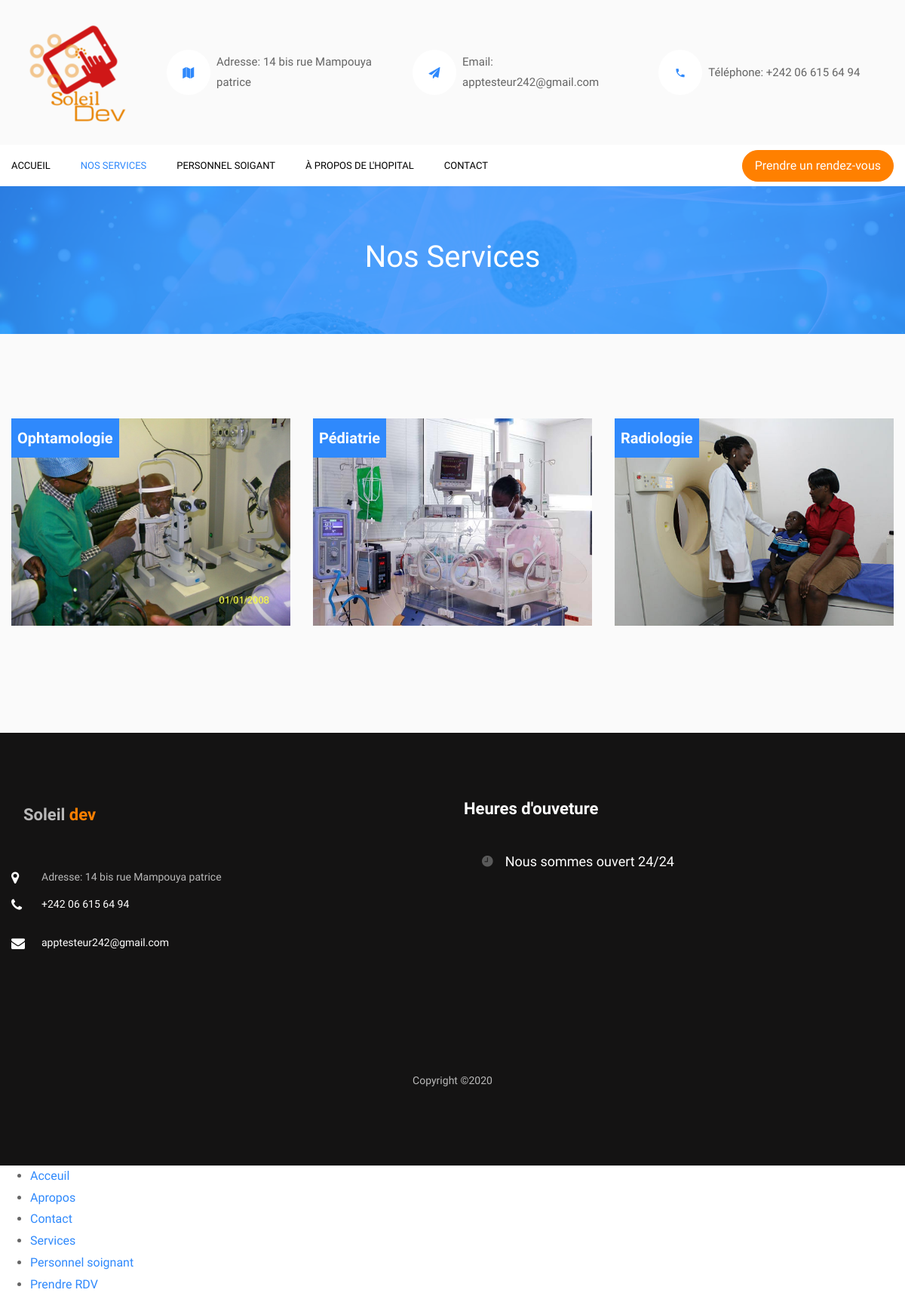
The app's page /service/ with its own data.
### service/models.py (models this page shows, shortened)
class Service(models.Model):
    image_service = models.ImageField()
    nom_service = models.CharField(primary_key=True, max_length=50)
    specialisteM = models.CharField(unique=True, max_length=50)
    specialisteF = models.CharField(unique=True, max_length=50)
    class Meta:
        verbose_name = 'Services'
        verbose_name_plural = 'Services'

### service/views.py (the view)
# urls.py: path('', views.index, name='indexprojet'),
def index(request):
    requete = Service.objects.all()
    return render(request, 'service/service.html', {'services':requete})

### service/templates/service/service.html (shortened to what this page needs)
{% extends "layouts/base.html" %}
{% block menu %}
<nav class="navbar navbar-expand-lg navbar-dark bg-dark ftco-navbar-light" id="ftco-navbar">
  <div class="container d-flex align-items-center">
    <p class="button-custom order-lg-last mb-0"><a href="{% url 'rdv' %}" class="btn btn-secondary py-2 px-3">Prendre un rendez-vous</a></p>
    <div class="collapse navbar-collapse" id="ftco-nav">
      <ul class="navbar-nav mr-auto">
       <li class="nav-item "><a href="{% url 'indexprojet' %}" class="nav-link pl-0">Accueil</a></li>
       <li class="nav-item active"><a href="services.html" class="nav-link"> nos Services</a></li>
       <li class="nav-item"><a href="{% url 'indexpersonnel' %}" class="nav-link">Personnel soigant</a></li>
	      <li class="nav-item"><a href="{% url 'apropos' %}" class="nav-link">à propos de l'hopital</a></li>
         <li class="nav-item"><a href="{% url 'contact' %}" class="nav-link">Contact</a></li>
      </ul>
    </div>
  </div>
</nav>
{% endblock %}
{% block Services %}
    <section class="ftco-intro" style="background-image: url(/static/images/bg_3.jpg);" data-stellar-background-ratio="0.5">
      <div class="overlay"></div>
      <div class="container">
              <div class="row no-gutters slider-text align-items-center justify-content-center">
                  <div class="col-md-9 ftco-animate text-center">
                      <h1 class="mb-2 bread" style="color: #fff;" >Nos Services</h1>
                  </div>
              </div>
      </div>
  </section>
          <section class="ftco-section bg-light">
               <div class="container">
                  <div class="row">
               {% for service in services %}
                <div class="col-md-4 ftco-animate">
                  <div class="blog-entry">
                    <a  class="block-20" style="background-image: url('{{service.image_service.url}}');">
                              <div class="meta-date text-center p-2">
                        <span class="day">{{ service.nom_service }}</span>
                      </div>
                    </a>
                  </div>
                </div>
                {% empty %}
                <p>Liste vide</p>
                {% endfor %}
              </div>
               </div>
            </section>
{%  endblock %}

### records on screen
Service: image_service (picture), nom_service "Ophtamologie"
Service: image_service (picture), nom_service "Pédiatrie"
Service: image_service (picture), nom_service "Radiologie"
